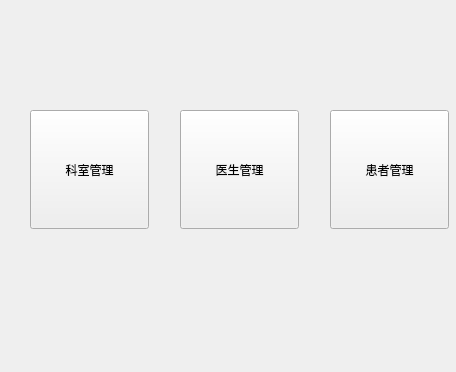
<?xml version="1.0" encoding="UTF-8"?>
<ui version="4.0">
 <class>Welcome</class>
 <widget class="QWidget" name="Welcome">
  <property name="geometry">
   <rect>
    <x>0</x>
    <y>0</y>
    <width>456</width>
    <height>372</height>
   </rect>
  </property>
  <property name="windowTitle">
   <string>欢迎</string>
  </property>
  <widget class="QPushButton" name="Doctor">
   <property name="geometry">
    <rect>
     <x>180</x>
     <y>110</y>
     <width>119</width>
     <height>119</height>
    </rect>
   </property>
   <property name="minimumSize">
    <size>
     <width>0</width>
     <height>60</height>
    </size>
   </property>
   <property name="text">
    <string>医生管理</string>
   </property>
  </widget>
  <widget class="QPushButton" name="Patient">
   <property name="geometry">
    <rect>
     <x>330</x>
     <y>110</y>
     <width>119</width>
     <height>119</height>
    </rect>
   </property>
   <property name="minimumSize">
    <size>
     <width>0</width>
     <height>60</height>
    </size>
   </property>
   <property name="text">
    <string>患者管理</string>
   </property>
  </widget>
  <widget class="QPushButton" name="Department">
   <property name="enabled">
    <bool>true</bool>
   </property>
   <property name="geometry">
    <rect>
     <x>30</x>
     <y>110</y>
     <width>119</width>
     <height>119</height>
    </rect>
   </property>
   <property name="minimumSize">
    <size>
     <width>119</width>
     <height>60</height>
    </size>
   </property>
   <property name="font">
    <font>
     <kerning>false</kerning>
    </font>
   </property>
   <property name="text">
    <string>科室管理</string>
   </property>
  </widget>
 </widget>
 <resources/>
 <connections/>
</ui>
